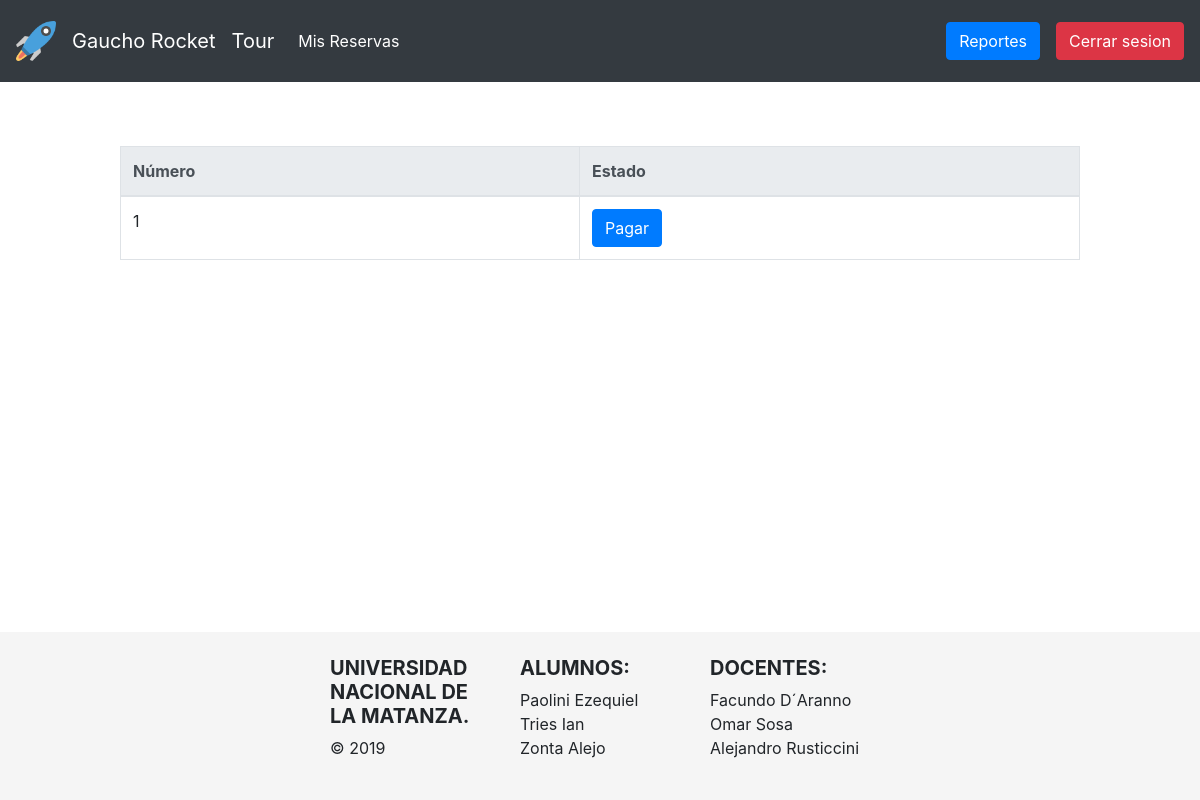
The app's page /listaReservas.php (signed in), older data.
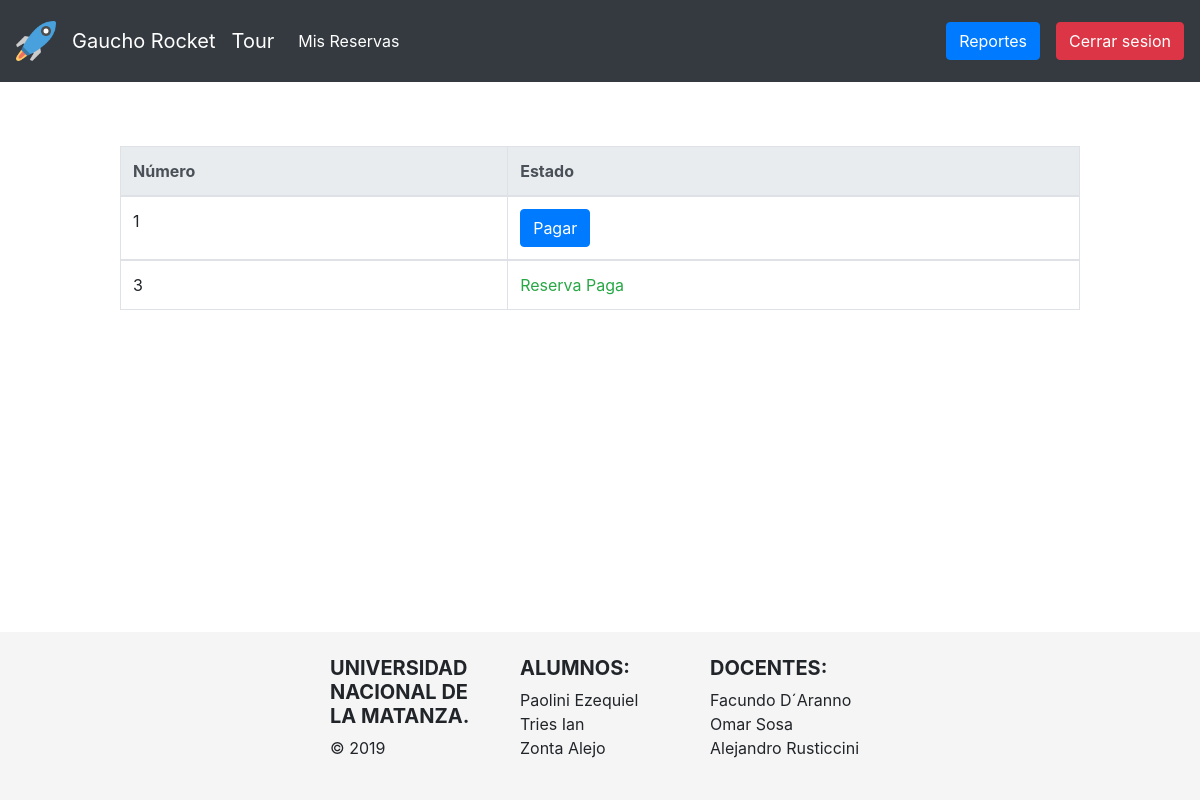
The same page, newer data.
### tables this page shows
CREATE TABLE reserva(
    idReserva INT AUTO_INCREMENT,
    idTitular INT NOT NULL,
    idVuelo INT NOT NULL,
    idOrigenReserva INT NOT NULL,
    idDestinoReserva INT NOT NULL,
    montoReserva DECIMAL NOT NULL,
    reservaPaga BOOLEAN NOT NULL,
    lugaresSeleccionados NVARCHAR(50) NOT NULL,
    idCabina INT NOT NULL,
    reservaCaida BOOLEAN NOT NULL,
    PRIMARY KEY (idReserva),
    FOREIGN KEY (idVuelo) REFERENCES vuelo(idVuelo),
    FOREIGN KEY (idOrigenReserva) REFERENCES estacion(idEstacion),
    FOREIGN KEY (idDestinoReserva) REFERENCES estacion(idEstacion)
);

### helpers/Query.php (called while the page is built, shortened)
<?php
class Query{
    public function consulta($columnas, $tablas, $condiciones){
        $conn = $this->establecerConexion();
        if($condiciones != ""){
            $sql = "SELECT " . $columnas . " FROM " . $tablas . " WHERE " . $condiciones;
        } else {
            $sql = "SELECT " . $columnas . " FROM " . $tablas;
        }
        $result = $conn->query($sql);
        if ($result->num_rows > 0) {
            while($row = $result->fetch_assoc()){
                $entradas[] = $row;
           }
        } else {
            $entradas = null;
        }
        return $entradas;
    }
    private function establecerConexion(){
        $conn = getConexion();
        return $conn;
    }
}
?>

### Modelos/usuario_modelo.php (called while the page is built, shortened)
<?php
    include_once($_SERVER["DOCUMENT_ROOT"] . "/TP-PW2/helpers/Query.php");
    function getIdByUsername($username){
        $query = new Query();
        $idUsuario= $query->consulta("idUsuario",
                                    "usuario INNER JOIN Credencial ON Usuario.numeroCredencialUsuario=Credencial.idCredencial",
                                    "Credencial.username='$username'");
        return $idUsuario[0]['idUsuario'];
    }
?>

### listaReservas.php (the view, shortened to what this page needs)
<?php
    include_once($_SERVER["DOCUMENT_ROOT"] . "/TP-PW2/helpers/Query.php");
    $username = $_SESSION['username'];
    $query = new Query();
    $idTitular = $query->consulta("idUsuario",
                                    "usuario inner join credencial on usuario.numeroCredencialUsuario = credencial.idCredencial",
                                    "username = '$username'");
    $reservas = $query->consulta("*",
                    "reserva",
                    "idTitular = '" . $idTitular[0]['idUsuario'] . "'");
?>
<!DOCTYPE html>
<html lang="en">
<head>
    <link rel="stylesheet" href="StaticContent/css/style-table-reserva.css">
</head>
<body>
    <?php include_once($_SERVER["DOCUMENT_ROOT"] . "/TP-PW2/Vistas/header.php"); ?>
<div class="container">
</div>
<?php
    if($reservas != null){
       echo "<table class='table table-bordered'>
                <thead class='thead-light'>
                    <tr>
                        <th>Número</th>
                        <th>Estado</th>
                    </tr>
                </thead>";
        foreach ($reservas as $reserva) {
            echo  "<tbody><td>". $reserva['idReserva'] . "</td>";
            if($idTitular[0]['idUsuario'] == $reserva['idTitular']){
                if($reserva['reservaPaga']){
                    echo "<td> <span class='text-success'>Reserva Paga</span> </td>";
                } else  if($reserva['reservaCaida']){
                    echo "<td> <span class='text-danger'>Reserva caida por codigo de viajero</span> </td>";
                } else{
                    echo "<td><a class='btn btn-primary' href='vistaPago.php?idReserva=" . $reserva['idReserva'] . "'>Pagar</a></td>";
                }
            }
        }
            echo "</tbody></table>";
    }else{
        echo "<h4>No tenés reservas realizadas</h1>";
    }
?>
    <?php include_once($_SERVER["DOCUMENT_ROOT"] . "/TP-PW2/Vistas/footer.php"); ?>
</body>
</html>

Row changes from the older to the newer data that the page shows:
now on this page (row edited): reserva: idReserva "3", idTitular "Reserva Paga"
